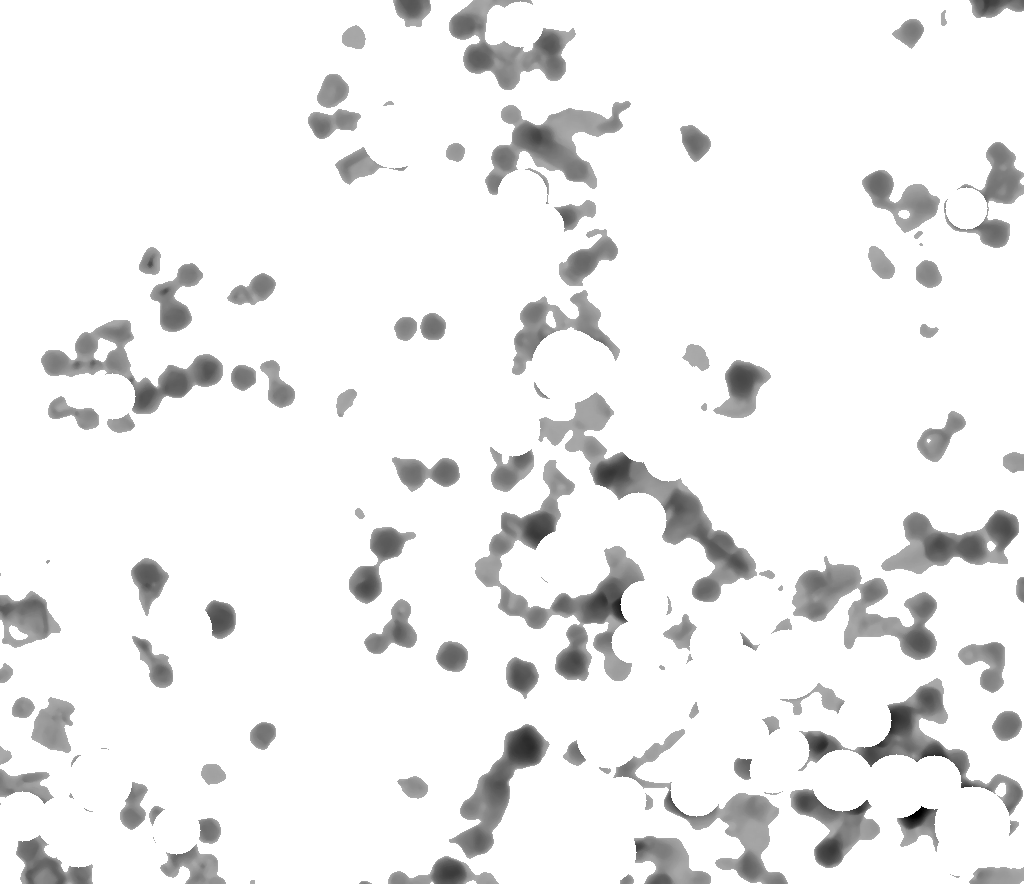
#> input picture Source/first_iteration.png, 1024 x 884 px
$ python island_noise.py
#> lines starting #> are read from the running program, lines starting #| are printed output that depends on the picture; after the words box and inside, x2 and y2 are one past the last pixel; in counts of white or black regions, pixels touching at a corner belong together
import cv2
import numpy as np

img = cv2.imread('first_iteration.png')
#> img is the input picture: shape (884, 1024, 3); min 0, max 255, mean 237.8
img_bw = 255*(cv2.cvtColor(img, cv2.COLOR_BGR2GRAY) > 5).astype('uint8')
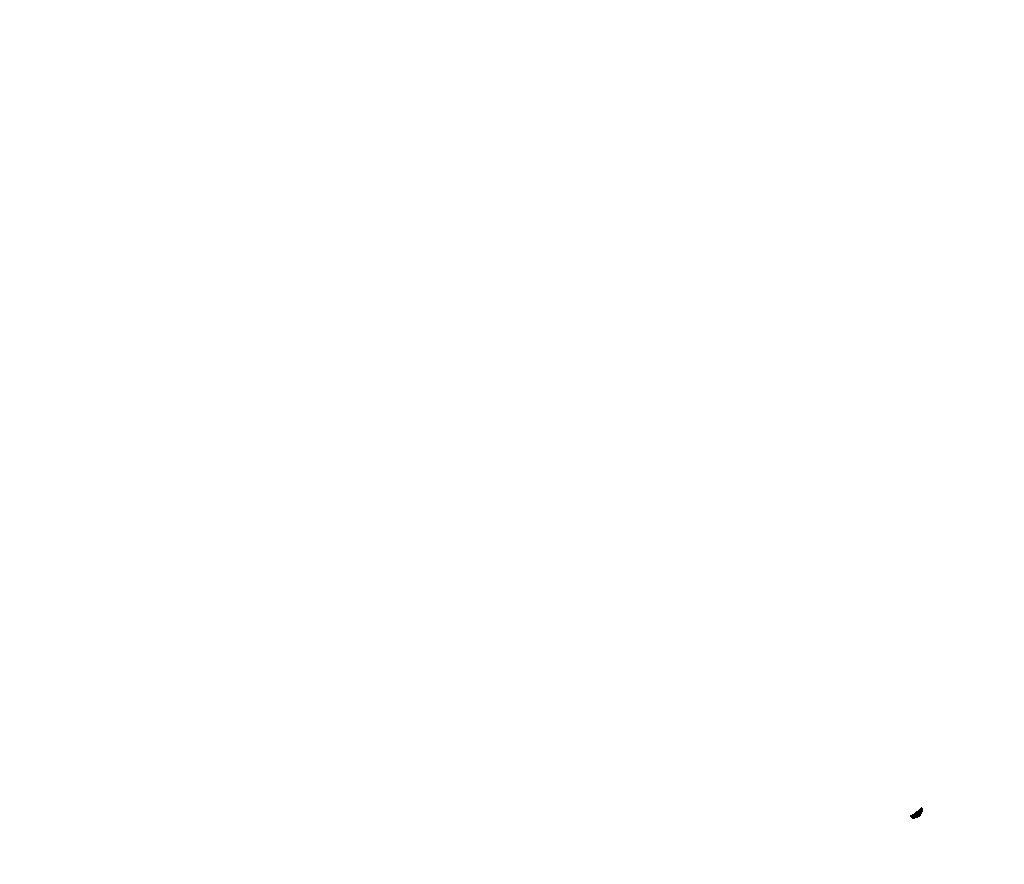
#> img_bw: shape (884, 1024); 100% white; 1 black region, box (x1, y1, x2, y2) and area: (910, 807, 923, 819) 75

se1 = cv2.getStructuringElement(cv2.MORPH_RECT, (5,5))
se2 = cv2.getStructuringElement(cv2.MORPH_RECT, (2,2))
mask = cv2.morphologyEx(img_bw, cv2.MORPH_CLOSE, se1)
#> mask: shape (884, 1024); 100% white; 1 black region, box (x1, y1, x2, y2) and area: (915, 811, 921, 817) 34
mask = cv2.morphologyEx(mask, cv2.MORPH_OPEN, se2)
#> mask: shape (884, 1024); 100% white; 1 black region, box (x1, y1, x2, y2) and area: (916, 812, 922, 818) 34

mask = np.dstack([mask, mask, mask]) / 255
out = img * mask

cv2.imshow('Output', out)
cv2.waitKey(0)
cv2.destroyAllWindows()
cv2.imwrite('output.png', out)
